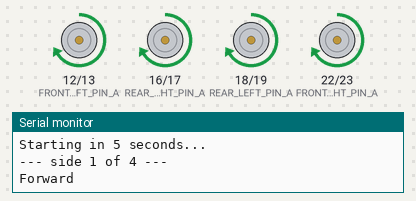
Bench run of a sketch on a simulated ESP32. Parts: motor-driver pin pairs drawn as motors (green arrow = first pin HIGH = forward, orange = second pin HIGH = backward, longer = more drive), the last lines printed to the serial monitor.

Above: at 5.5 s.
At 21.0 s:
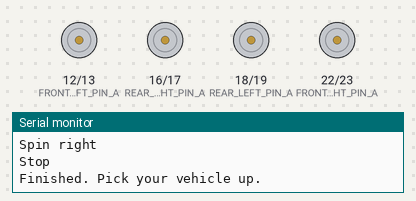
At 36.7 s:
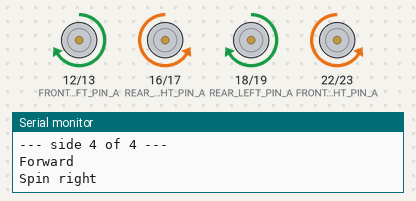
Timing chart, 0 to 38.8 s (numbered marks = the images above):
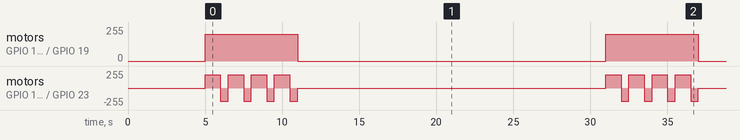

Measured:
- by itself, motor on GPIO 12 (FRONT_LEFT_PIN_A) / GPIO 13 (FRONT_LEFT_PIN_B), motor on GPIO 18 (REAR_LEFT_PIN_A) / GPIO 19 (REAR_LEFT_PIN_B): alternates forward 199/255 for 6.0 s and stopped for 20.0 s
- by itself, motor on GPIO 16 (REAR_RIGHT_PIN_A) / GPIO 17 (REAR_RIGHT_PIN_B), motor on GPIO 22 (FRONT_RIGHT_PIN_A) / GPIO 23 (FRONT_RIGHT_PIN_B): repeats every 26.0 s: 3 × (backward 199/255 0.50 s, forward 199/255 1.0 s), backward 199/255 0.50 s, stopped 20.0 s, forward 199/255 1.0 s

The sketch:

l2c_maneuver_square.ino
```cpp
/*
  l2c_maneuver_square.ino
  Porpoise Robotics - Pathfinder beginner course (Nintendo Switch track), Lesson 2

  WHAT THIS PROGRAM DOES
  ----------------------
  Drives a square with no controller and no sensors: forward, turn 90 degrees,
  four times, then stop for twenty seconds so you can pick the vehicle up.

  This is DEAD RECKONING. The vehicle has no idea where it is. It is doing
  exactly what you told it to do for exactly as long as you told it to, and
  the only reason the shape comes out square is that your numbers were right.
  Aircraft and ships navigated this way for centuries, and submersibles still
  fall back on it when they cannot see a satellite.

  SAFETY
  ------
  This one drives on the floor, on purpose. Clear a space about three meters
  square, keep bags and feet out of it, and be ready to switch the vehicle off
  at the power switch. It starts moving as soon as it is powered up or reset.

  BEFORE YOU CAN COMPILE THIS
  ---------------------------
  Board package: "esp32_bluepad32" by Ricardo Quesada, version 4.1.0
    Tools > Board > esp32_bluepad32 > "ESP32 Dev Module".
  Libraries: none.

  THE TWO EQUATIONS THIS PROGRAM IS BUILT ON
  ------------------------------------------
        distance = speed x time
        degrees turned = turn rate x time

  You know the time, because you wrote it in the delay(). You have to MEASURE
  the speed and the turn rate for your own vehicle, because they depend on your
  motors, your wheels, your battery charge and the floor you are on.

        wheel circumference = pi x diameter = 3.1416 x 3.0 in = 9.42 in
        one wheel turn      = 9.42 / 12 = 0.79 ft

  Measure how far the vehicle travels during FORWARD_MS at DRIVE_SPEED, divide
  by the time, and you have its speed in feet per second. Do the same for one
  full 360 degree spin and you have its turn rate in degrees per second.

  WHAT TO TRY
  -----------
  1. Run it and watch where the vehicle ends up. Does it come back to the start?
  2. Measure the side of the square it actually drives. Work out the speed:
        speed = distance / (FORWARD_MS / 1000)
  3. The corners are almost certainly not 90 degrees. Adjust TURN_MS by 25
     milliseconds at a time until the vehicle comes back to its start.
  4. Now change FORWARD_MS and predict how big the new square will be before
     you run it. How close were you?
  5. Copy the loop and turn it into a triangle. What angle does each corner
     need, and what does that do to TURN_MS?
  6. Recharge the battery and run it again with the same numbers. What happens,
     and what does that tell you about dead reckoning?
*/

const int FRONT_LEFT_PIN_A  = 12, FRONT_LEFT_CH_A  = 0;
const int FRONT_LEFT_PIN_B  = 13, FRONT_LEFT_CH_B  = 1;
const int REAR_LEFT_PIN_A   = 18, REAR_LEFT_CH_A   = 2;
const int REAR_LEFT_PIN_B   = 19, REAR_LEFT_CH_B   = 3;
const int FRONT_RIGHT_PIN_A = 22, FRONT_RIGHT_CH_A = 4;
const int FRONT_RIGHT_PIN_B = 23, FRONT_RIGHT_CH_B = 5;
const int REAR_RIGHT_PIN_A  = 16, REAR_RIGHT_CH_A  = 6;
const int REAR_RIGHT_PIN_B  = 17, REAR_RIGHT_CH_B  = 7;

const int PWM_FREQ = 20000;
const int PWM_BITS = 8;

// The numbers you are going to tune.
const int DRIVE_SPEED = 200;    // Duty value used to drive straight
const int TURN_SPEED  = 200;    // Duty value used for the corners
const int FORWARD_MS  = 1000;   // How long each side of the square takes
const int TURN_MS     = 500;    // How long a 90 degree corner takes. TUNE ME.

void attachMotorPwm(int pin, int channel) {
  ledcSetup(channel, PWM_FREQ, PWM_BITS);
  ledcAttachPin(pin, channel);
}

/*
  Sets the left pair and the right pair separately. This is TANK DRIVE: with
  both sides the same you go in a straight line, and with the two sides
  opposite you spin on the spot.
*/
void drive(int leftSpeed, int rightSpeed) {
  ledcWrite(FRONT_LEFT_CH_A,  leftSpeed  > 0 ?  leftSpeed  : 0);
  ledcWrite(FRONT_LEFT_CH_B,  leftSpeed  < 0 ? -leftSpeed  : 0);
  ledcWrite(REAR_LEFT_CH_A,   leftSpeed  > 0 ?  leftSpeed  : 0);
  ledcWrite(REAR_LEFT_CH_B,   leftSpeed  < 0 ? -leftSpeed  : 0);
  ledcWrite(FRONT_RIGHT_CH_A, rightSpeed > 0 ?  rightSpeed : 0);
  ledcWrite(FRONT_RIGHT_CH_B, rightSpeed < 0 ? -rightSpeed : 0);
  ledcWrite(REAR_RIGHT_CH_A,  rightSpeed > 0 ?  rightSpeed : 0);
  ledcWrite(REAR_RIGHT_CH_B,  rightSpeed < 0 ? -rightSpeed : 0);
}

void goForward()  { drive( DRIVE_SPEED,  DRIVE_SPEED); Serial.println("Forward"); }
void goBackward() { drive(-DRIVE_SPEED, -DRIVE_SPEED); Serial.println("Backward"); }
void spinRight()  { drive( TURN_SPEED,  -TURN_SPEED);  Serial.println("Spin right"); }
void spinLeft()   { drive(-TURN_SPEED,   TURN_SPEED);  Serial.println("Spin left"); }
void stopMoving() { drive(0, 0);                       Serial.println("Stop"); }

void setup() {
  Serial.begin(115200);

  attachMotorPwm(FRONT_LEFT_PIN_A,  FRONT_LEFT_CH_A);
  attachMotorPwm(FRONT_LEFT_PIN_B,  FRONT_LEFT_CH_B);
  attachMotorPwm(REAR_LEFT_PIN_A,   REAR_LEFT_CH_A);
  attachMotorPwm(REAR_LEFT_PIN_B,   REAR_LEFT_CH_B);
  attachMotorPwm(FRONT_RIGHT_PIN_A, FRONT_RIGHT_CH_A);
  attachMotorPwm(FRONT_RIGHT_PIN_B, FRONT_RIGHT_CH_B);
  attachMotorPwm(REAR_RIGHT_PIN_A,  REAR_RIGHT_CH_A);
  attachMotorPwm(REAR_RIGHT_PIN_B,  REAR_RIGHT_CH_B);

  stopMoving();

  Serial.println("Square maneuver. Clear the floor.");
  Serial.println("Starting in 5 seconds...");
  delay(5000);
}

void loop() {
  // Four sides and four corners makes a square.
  for (int corner = 0; corner < 4; corner++) {
    Serial.print("--- side ");
    Serial.print(corner + 1);
    Serial.println(" of 4 ---");

    goForward();
    delay(FORWARD_MS);

    spinRight();
    delay(TURN_MS);
  }

  stopMoving();
  Serial.println("Finished. Pick your vehicle up.");
  delay(20000);
}
```
